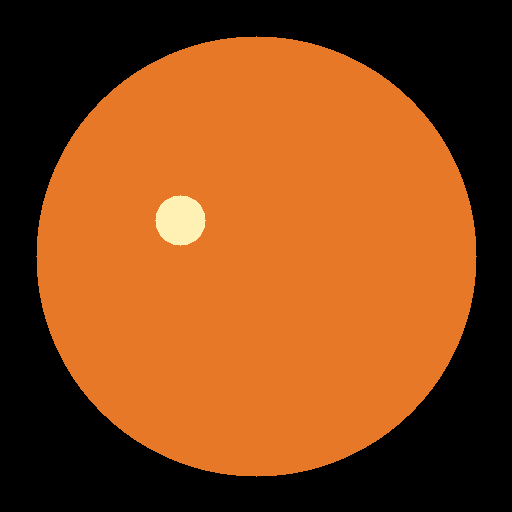
#> input picture backend/synthetic_retina.png, 512 x 512 px
$ python -i preprocessing.py   (imports and definitions only)
#> lines starting #> are read from the running program, lines starting #| are printed output that depends on the picture; after the words box and inside, x2 and y2 are one past the last pixel; in counts of white or black regions, pixels touching at a corner belong together
"""Preprocessing utilities for retinal images"""
import cv2
import numpy as np

def is_retinal_image(image_path: str) -> tuple[bool, str]:
    """
    Check if an image appears to be a retinal fundus image.

    Args:
        image_path: Path to the image file

    Returns:
        Tuple of (is_valid, error_message)
    """
#> called with image_path = '../synthetic_retina.png'
    # Read image
    img = cv2.imread(image_path)
#> img is the input picture: shape (512, 512, 3); mean B, G, R 24.2, 70.5, 133.6
    if img is None:
        return False, "Could not read image file"

    # Convert to RGB and HSV for analysis
    img_rgb = cv2.cvtColor(img, cv2.COLOR_BGR2RGB)
    img_hsv = cv2.cvtColor(img, cv2.COLOR_BGR2HSV)
#> img_hsv: shape (512, 512, 3); mean H, S, V 7.6, 121.3, 133.6
    img_gray = cv2.cvtColor(img, cv2.COLOR_BGR2GRAY)
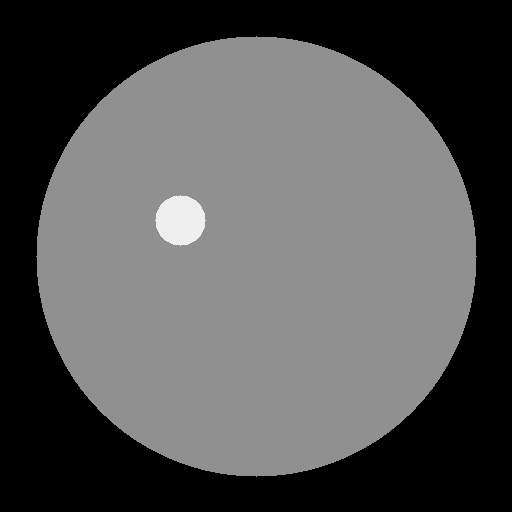
#> img_gray: shape (512, 512); min 0, max 238, mean 84.2

    # Check 1: Image should be reasonably sized
    height, width = img.shape[:2]
#> height = 512; width = 512
    if height < 100 or width < 100:
        return False, "Image is too small. Please upload a high-quality retinal image (minimum 100x100 pixels)"

    # Check 2: Retinal images typically have circular or oval regions (dark background)
    # Calculate the ratio of dark pixels (background should be dark in retinal images)
    dark_pixels = np.sum(img_gray < 50)
#> dark_pixels = 110131
    total_pixels = img_gray.size
#> total_pixels = 262144
    dark_ratio = dark_pixels / total_pixels
#> dark_ratio = 0.42

    # Retinal images usually have some dark background around the circular field of view.
    if dark_ratio < 0.01:
        return False, "This doesn't appear to be a retinal image. Retinal images should have a dark background with a circular illuminated region showing the back of the eye"

    # Check 3: Color distribution - retinal images have reddish/orange tones
    mean_color = np.mean(img_rgb, axis=(0, 1))
#> mean_color = [133.6, 70.48, 24.24]
    # Red channel is often dominant in retinal images, but allow minor variations.
    if mean_color[0] + 10 < mean_color[2]:
        return False, "Color distribution suggests this is not a retinal image. Retinal images typically have warm red/orange tones from blood vessels"

    # Check 4: Detect circular/oval regions (retinal images have circular field of view)
    # Apply edge detection
    edges = cv2.Canny(img_gray, 50, 150)
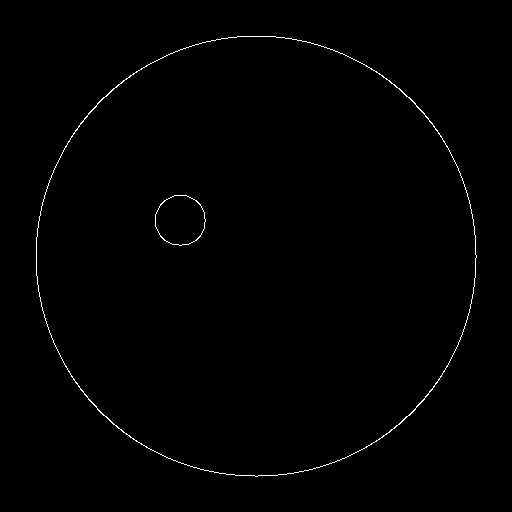
#> edges: shape (512, 512); 0.61% white in thin lines or dots, all inside (x1, y1, x2, y2) = (36, 36, 477, 477)

    # Use Hough Circle detection
    circles = cv2.HoughCircles(
        img_gray,
        cv2.HOUGH_GRADIENT,
        dp=1,
        minDist=height//2,
        param1=50,
        param2=30,
        minRadius=height//6,
        maxRadius=height//2
    )
#> circles = None

    # Circle detection can fail on cropped/low-contrast images; only reject if other cues are also weak.
    if circles is None or len(circles[0]) == 0:
        if dark_ratio < 0.02 and mean_color[0] < mean_color[1]:
            return False, "No circular retinal region detected. Please upload a proper retinal fundus photograph showing the circular field of view"

    return True, ""

def preprocess_image(image_path: str, target_size: tuple = (224, 224), validate: bool = True) -> np.ndarray:
    """
    Preprocess retinal image for model input.

    Args:
        image_path: Path to the image file
        target_size: Target size for the image (height, width)
        validate: Whether to validate if image is a retinal image

    Returns:
        Preprocessed image array

    Raises:
        ValueError: If image validation fails
    """
    # Validate if it's a retinal image
    if validate:
        is_valid, error_msg = is_retinal_image(image_path)
        if not is_valid:
            raise ValueError(f"Invalid retinal image: {error_msg}")

    # Read image
    img = cv2.imread(image_path)
    if img is None:
        raise ValueError(f"Could not read image from {image_path}")

    # Convert BGR to RGB
    img = cv2.cvtColor(img, cv2.COLOR_BGR2RGB)

    # Resize
    img = cv2.resize(img, target_size)
#> img: shape (224, 224, 3)

    # Normalize to [0, 1]
    img = img.astype(np.float32) / 255.0

    return img

def preprocess_for_cnn(image: np.ndarray) -> np.ndarray:
    """
    Preprocess image for CNN feature extraction.

    Args:
        image: Preprocessed image array

    Returns:
        Image array ready for CNN input
    """
    # Add batch dimension
    return np.expand_dims(image, axis=0)

>>> result = preprocess_image('../synthetic_retina.png')
